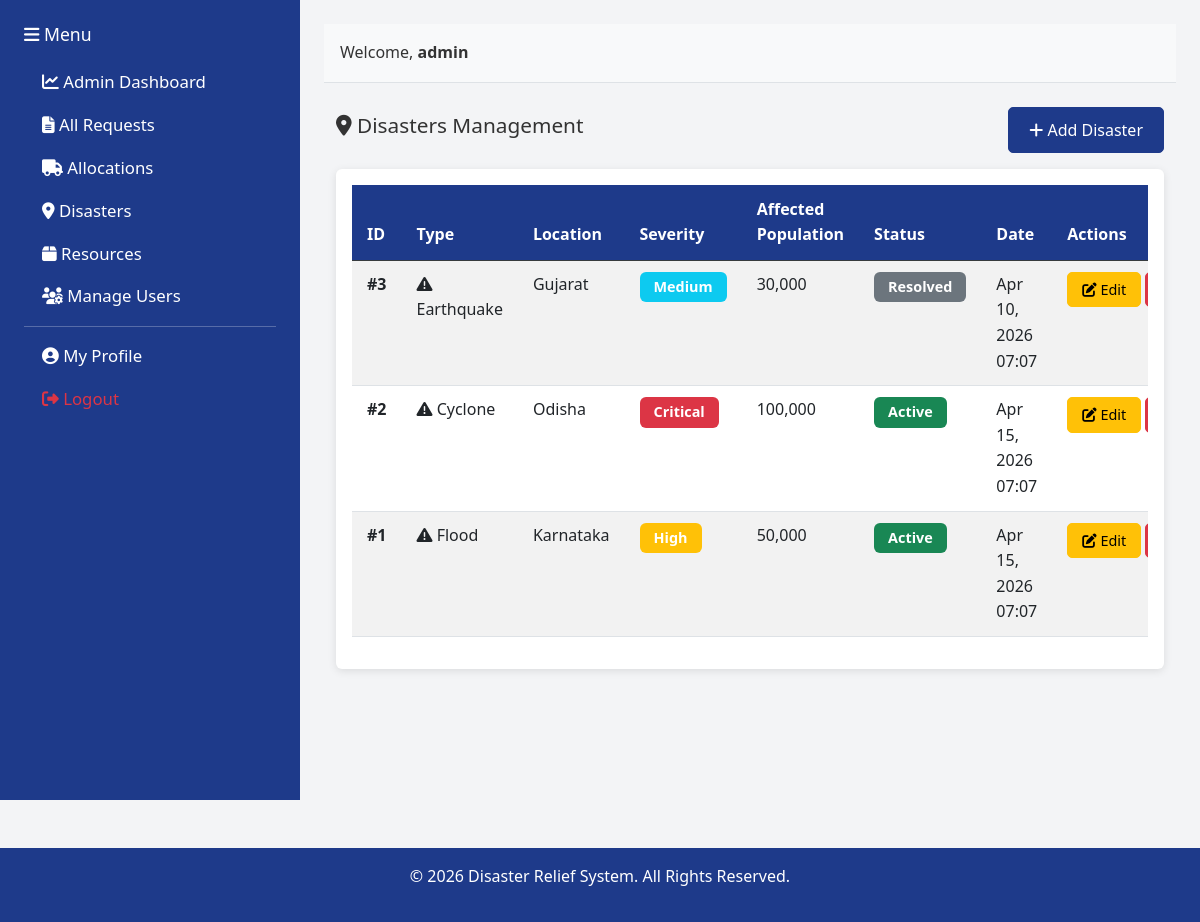
Page /disasters/view_disasters.php (signed in) on the committed database.
### tables this page shows
CREATE TABLE IF NOT EXISTS `disasters` (
    `id` INT PRIMARY KEY AUTO_INCREMENT,
    `type` VARCHAR(100) NOT NULL,
    `location` VARCHAR(255) NOT NULL,
    `latitude` DECIMAL(10, 8),
    `longitude` DECIMAL(11, 8),
    `severity` VARCHAR(50) NOT NULL,
    `affected_population` INT,
    `status` VARCHAR(50) NOT NULL DEFAULT 'active',
    `date` DATETIME NOT NULL,
    `created_at` TIMESTAMP DEFAULT CURRENT_TIMESTAMP,
    `updated_at` TIMESTAMP DEFAULT CURRENT_TIMESTAMP ON UPDATE CURRENT_TIMESTAMP,
    KEY `idx_status` (`status`),
    KEY `idx_date` (`date`)
);

### disasters/view_disasters.php (the view, shortened to what this page needs)
<?php
require_once '../config/database.php';
$query = "SELECT * FROM disasters ORDER BY id DESC";
$result = $conn->query($query);
?>
<!DOCTYPE html>
<html lang="en">
<head>
    <link href="https://cdn.jsdelivr.net/npm/bootstrap@5.3.0/dist/css/bootstrap.min.css" rel="stylesheet">
    <link href="https://cdnjs.cloudflare.com/ajax/libs/font-awesome/6.4.0/css/all.min.css" rel="stylesheet">
    <link href="../assets/css/style.css" rel="stylesheet">
</head>
<body>
    <div class="container-fluid">
        <div class="row" style="min-height: 100vh;">
            <?php include '../includes/sidebar.php'; ?>
            <div class="col-md-9 p-4" style="background-color: #F3F4F6;">
                <?php include '../includes/header.php'; ?>
                <div class="container mt-4">
                    <div class="d-flex justify-content-between align-items-center mb-3">
                        <h4><i class="fas fa-map-marker-alt"></i> Disasters Management</h4>
                        <a href="add_disaster.php" class="btn btn-primary">
                            <i class="fas fa-plus"></i> Add Disaster
                        </a>
                    </div>
                    <div class="card">
                        <div class="card-body">
                            <?php if ($result->num_rows > 0): ?>
                                <div class="table-responsive">
                                    <table class="table table-striped table-hover">
                                        <thead class="table-dark">
                                            <tr>
                                                <th>ID</th>
                                                <th>Type</th>
                                                <th>Location</th>
                                                <th>Severity</th>
                                                <th>Affected Population</th>
                                                <th>Status</th>
                                                <th>Date</th>
                                                <th>Actions</th>
                                            </tr>
                                        </thead>
                                        <tbody>
                                            <?php while ($row = $result->fetch_assoc()): ?>
                                                <tr class="table-row-clickable" onclick="window.location.href='edit_disaster.php?id=<?php echo $row['id']; ?>'">
                                                    <td><strong>#<?php echo $row['id']; ?></strong></td>
                                                    <td>
                                                        <i class="fas fa-exclamation-triangle"></i>
                                                        <?php echo htmlspecialchars($row['type']); ?>
                                                    </td>
                                                    <td><?php echo htmlspecialchars($row['location']); ?></td>
                                                    <td>
                                                        <?php
                                                        $severity = $row['severity'];
                                                        $badge_class = $severity == 'Critical' ? 'danger' : ($severity == 'High' ? 'warning' : 'info');
                                                        ?>
                                                        <span class="badge bg-<?php echo $badge_class; ?>">
                                                            <?php echo $severity; ?>
                                                        </span>
                                                    </td>
                                                    <td><?php echo number_format($row['affected_population']); ?></td>
                                                    <td>
                                                        <?php
                                                        $status = $row['status'];
                                                        $badge_class = $status == 'active' ? 'success' : 'secondary';
                                                        ?>
                                                        <span class="badge bg-<?php echo $badge_class; ?>">
                                                            <?php echo ucfirst($status); ?>
                                                        </span>
                                                    </td>
                                                    <td><?php echo date('M d, Y H:i', strtotime($row['date'])); ?></td>
                                                    <td class="action-buttons" onclick="event.stopPropagation();">
                                                        <a href="edit_disaster.php?id=<?php echo $row['id']; ?>" class="btn btn-sm btn-warning">
                                                            <i class="fas fa-edit"></i> Edit
                                                        </a>
                                                        <a href="?delete_id=<?php echo $row['id']; ?>" class="btn btn-sm btn-danger" onclick="return confirm('Are you sure you want to delete this disaster?');">
                                                        </a>
                                                    </td>
                                                </tr>
                                            <?php endwhile; ?>
                                        </tbody>
                                    </table>
                                </div>
                            <?php else: ?>
                                <p class="text-muted">No disasters found. <a href="add_disaster.php">Create one →</a></p>
                            <?php endif; ?>
                        </div>
                    </div>
                </div>
            </div>
        </div>
    </div>
    <?php include '../includes/footer.php'; ?>
</body>
</html>

### assets/css/style.css (style rules this page uses)
:root { --primary: #1E3A8A; --secondary: #F97316; --background: #F3F4F6; --danger: #DC2626; }
* { margin: 0; padding: 0; box-sizing: border-box; }
body { font-family: 'Segoe UI', Tahoma, Geneva, Verdana, sans-serif; font-size: 16px; line-height: 1.6; background-color: var(--background); color: #333; }
h4 { font-size: 1.3rem; }
p, li, span, a, label, td, th, div { font-size: inherit; }
.btn-primary { background-color: var(--primary) !important; border-color: var(--primary) !important; }
.card { border: none; box-shadow: 0 2px 8px rgba(0, 0, 0, 0.1); margin-bottom: 20px; }
.card-body { font-size: 1rem; }
table { background-color: white; font-size: 1rem; }
.table th { background-color: var(--primary); color: white; font-size: 1rem; padding: 12px 15px; }
.table td { padding: 11px 15px; font-size: 1rem; }
.badge { padding: 8px 14px; font-size: 0.9rem; }
.btn { border-radius: 5px; font-weight: 500; font-size: 1rem; padding: 10px 20px; }
.btn-sm { font-size: 0.9rem; padding: 6px 14px; }

### disasters/view_disasters.php (style rules this page uses)
.table-row-clickable { cursor: pointer; transition: background-color 0.2s ease; }
.action-buttons { white-space: nowrap; }

### rows in the picture
disasters: id "3", type "Earthquake", location "Gujarat", severity "Medium", affected_population "30,000", status "Resolved", date "Apr 10, 2026 07:07"
disasters: id "2", type "Cyclone", location "Odisha", severity "Critical", affected_population "100,000", status "Active", date "Apr 15, 2026 07:07"
disasters: id "1", type "Flood", location "Karnataka", severity "High", affected_population "50,000", status "Active", date "Apr 15, 2026 07:07"

### other values in the picture
$_SESSION['username'] "admin"
